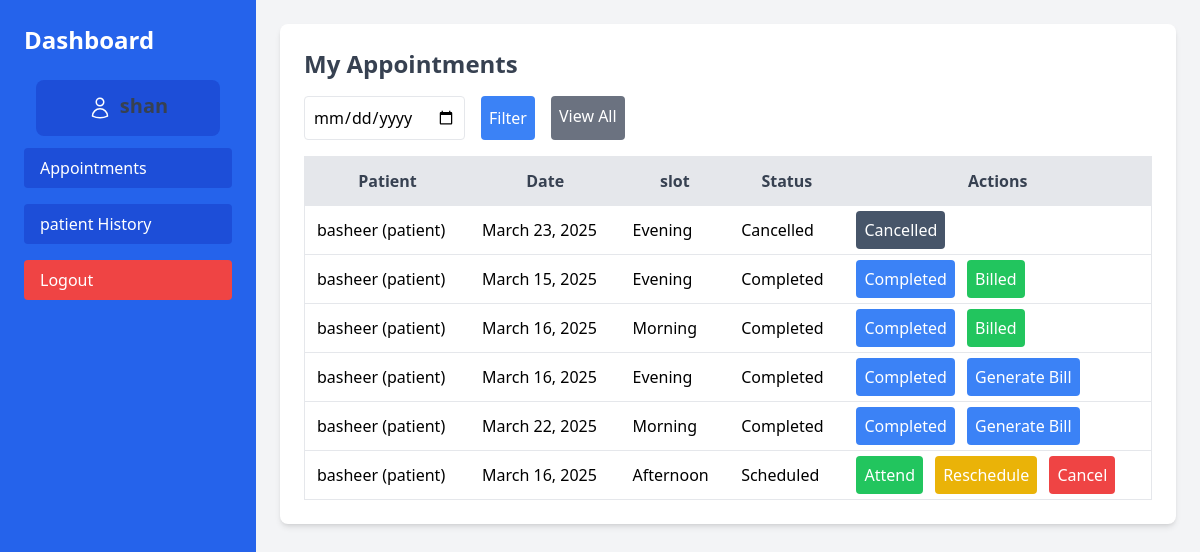
Screenshot of /doctor/appointments/ (signed in) with the database file from the repository.
### core/models.py (models this page shows, shortened)
class Appointment(models.Model):
    slot_choices = [
        ('Morning','Morning'),
        ('Afternoon','Afternoon'),
        ('Evening','Evening')
    ]
    Appointment_status = [
        ("Scheduled",'Scheduled'),
        ("Completed","Completed"),
        ("Cancelled","Cancelled"),
    ]
    patient = models.ForeignKey(Patient, on_delete=models.CASCADE)
    doctor = models.ForeignKey(Doctor, on_delete=models.CASCADE)
    appointmentdate = models.DateField()
    slot = models.CharField(max_length=20, choices=slot_choices)
    status = models.CharField(max_length=20, choices= Appointment_status, default="Scheduled")
    notes = models.TextField(blank=True,null=True)
    bill = models.BooleanField(default=False)
    class Meta:
         unique_together = ('doctor', 'appointmentdate', 'slot')

class Patient(models.Model):
    Gender_choices = [
        ('Male','Male'),
        ('Female','Female'),
        ('Other','Other')
    ]
    user = models.OneToOneField(User, on_delete=models.CASCADE, related_name='patient_profile')
    phone = models.CharField(max_length=15,unique=True)
    dob = models.DateField()
    gender = models.CharField(max_length=50,choices=Gender_choices,default=None)
    address = models.TextField()
    medical_history = models.TextField(blank=True, null=True)
    registered = models.DateTimeField(auto_now_add=True)

class User(AbstractUser):
    Role_Choices = [
        ('patient', 'Patient'),
        ('doctor', 'Doctor'),
    ]
    role = models.CharField(max_length=10,choices=Role_Choices, default='')
    groups = models.ManyToManyField(
        "auth.Group",
        related_name="core_users",  # Unique related_name
        blank=True
    )
    user_permissions = models.ManyToManyField(
        "auth.Permission",
        related_name="core_users_permissions",  # Unique related_name
        blank=True
    )
    def __str__(self):
        return f"{self.username} ({self.role})"

### core/views.py (the view)
# urls.py: path('doctor/appointments/', doctor_appointments, name='doctor_appointments'),
@login_required
def doctor_appointments(request):
    doctor = Doctor.objects.get(user=request.user)  # Assuming the logged-in user is a doctor
    date_filter = request.GET.get('date')
    if date_filter:
        appointments = Appointment.objects.filter(doctor=doctor, appointmentdate=date_filter)
    else:
        appointments = Appointment.objects.filter(doctor=doctor)
    return render(request, 'core/appointments/doctor_appointments.html', {'appointments': appointments})

### core/templates/core/appointments/doctor_appointments.html
{% extends "core/base.html" %}
{% block content %}
<div class="flex h-screen  bg-gray-100 w-full">
    {% include "core/doctorsidebar.html" %}
    <main class="flex-1 ml-0 p-6 w-full">
            <div class="bg-white shadow-md p-6 rounded-lg max-w-4xl mx-auto">
                <h1 class="text-2xl font-semibold text-gray-700">My Appointments</h1>
                <form method="GET" class="mt-4 flex space-x-4">
                    <input type="date" name="date" class="p-2 border rounded" value="{{ request.GET.date }}">
                    <button type="submit" class="bg-blue-500 text-white p-2 rounded">Filter</button>
                    <a href="{% url 'doctor_appointments' %}" class="bg-gray-500 text-white p-2 rounded">View All</a>
                </form>
                <div class="overflow-x-auto mt-4">
                    <table class="min-w-full bg-white border rounded-lg">
                        <thead>
                            <tr class="bg-gray-200 text-gray-700">
                                <th class="p-3">Patient</th>
                                <th class="p-3">Date</th>
                                <th class="p-3">slot</th>
                                <th class="p-3">Status</th>
                                <th class="p-3">Actions</th>
                            </tr>
                        </thead>
                        <tbody>
                            {% for appointment in appointments %}
                            <tr class="border-t">
                                <td class="p-3">{{ appointment.patient.user }}</td>
                                <td class="p-3">{{ appointment.appointmentdate }}</td>
                                <td class="p-3">{{ appointment.slot }}</td>
                                <td class="p-3">{{ appointment.status }}</td>
                                    {%if appointment.status == 'Scheduled' %}
                                        <td class="p-3 space-x-2">
                                            <a href="{% url 'attend_appointment' appointment.id %}" class="bg-green-500 text-white p-2 rounded">Attend</a>
                                            <a href="{% url 'reschedule_doappointment' appointment.id %}" class="bg-yellow-500 text-white p-2 rounded">Reschedule</a>
                                            <a href="{% url 'cancel_appointment' appointment.id %}" class="bg-red-500 text-white p-2 rounded" onclick="return confirm('Are you sure?');">Cancel</a>
                                        </td>
                                    {% elif appointment.status == 'Completed' %}
                                        <td class="p-3 space-x-2">
                                            <a class="bg-blue-500 text-white p-2 rounded">Completed</a>
                                            {% if appointment.bill == False %}
                                                <a href="{% url 'generate_bill' appointment.id %}" class="bg-blue-500 text-white p-2 rounded">
                                                    Generate Bill
                                                </a>
                                            {% elif appointment.bill == True %}
                                                <a class="bg-green-500 text-white p-2 rounded">
                                                    Billed
                                                </a>
                                            {% endif %}
                                        </td>
                                    {%elif appointment.status == 'Cancelled' %}
                                        <td class="p-3 space-x-2">
                                            <a class="bg-slate-600 text-white p-2 rounded">Cancelled</a>
                                        </td>
                                    {% endif %}
                            </tr>
                            {% empty %}
                            <tr>
                                <td colspan="4" class="p-3 text-center text-gray-500">No appointments found.</td>
                            </tr>
                            {% endfor %}
                        </tbody>
                    </table>
                </div>
            </div>
    </main>
</div>
{% endblock content %}

### rows the page displays
Appointment: patient.user "basheer (patient)", appointmentdate "March 23, 2025", slot "Evening", status "Cancelled"
Appointment: patient.user "basheer (patient)", appointmentdate "March 15, 2025", slot "Evening", status "Completed", bill "Billed"
Appointment: patient.user "basheer (patient)", appointmentdate "March 16, 2025", slot "Morning", status "Completed", bill "Billed"
Appointment: patient.user "basheer (patient)", appointmentdate "March 16, 2025", slot "Evening", status "Completed", bill "Generate Bill"
Appointment: patient.user "basheer (patient)", appointmentdate "March 22, 2025", slot "Morning", status "Completed", bill "Generate Bill"
Appointment: patient.user "basheer (patient)", appointmentdate "March 16, 2025", slot "Afternoon", status "Scheduled", shows "Attend"
